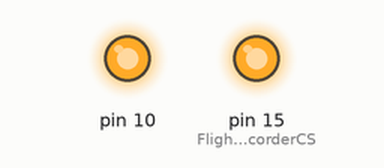
Simulated run of this sketch. Board: Arduino Uno, built with avr-gcc and run on an emulated ATmega328P. On the bench: output pins drawn as LEDs (lit = HIGH). What the sketch prints to the serial monitor is not drawn.

Above: at 0.1 s.
Timing chart, 0 to 6.2 s (numbered marks = the images above):
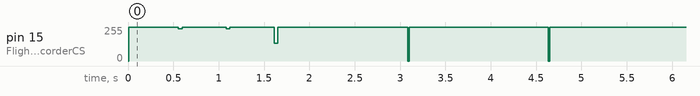

The sketch:

v0.3.1_Base.ino
```cpp
#include <SPI.h>

#define FlightRecorderCS 15

uint8_t data[256];
uint8_t str[] = {72 ,101 ,108 ,108 ,111 ,119 ,44 ,32 ,109 ,121 ,32 ,108 ,105 ,116 ,116 ,108 ,101 ,32 ,112 ,111 ,110 ,121 ,32};
uint32_t timeFromStart;

union fourbyte {
  uint32_t dword;
  uint8_t  bytes[4];
};

int page = 0, offSet = 0;

union fourbyte val;

void setup(){
  pinMode(FlightRecorderCS, OUTPUT);
  Serial.begin(9600);
  Serial.println("Start:");
  SPI.begin();

  W25Q_Write_Page(0, 0, sizeof(str), str);
  W25Q_Write_Page(1, 0, sizeof(str), str);
  W25Q_Write_Page(2, 0, sizeof(str), str);
  for(int j = 0; j < 3; j++){
    W25Q_Read (j,0, 256, data);
    for(int i = 0; i<100; i++){
      Serial.print("data[");
      Serial.print(i);
      Serial.print("]: ");
      if(data[i]<127){
        Serial.print((char)data[i]);
      }
      else{
        Serial.print('-');
      }
      Serial.println(" ;");
    }
  }


}


void loop(){
  /*
  if (millis() - timeFromStart >= 500){
    timeFromStart = millis();
    val.dword = timeFromStart;
    W25Q_Write_Page(page, offSet, sizeof(str), str);
    offSet = offSet + 23;
    if (offSet > 240){
      page++;
      offSet = 0;
    }


    Serial.print(val.bytes[0], HEX);
    Serial.print("  ");
    Serial.print(val.bytes[1], HEX);
    Serial.print("  ");
    Serial.print(val.bytes[2], HEX);
    Serial.print("  ");
    Serial.print(val.bytes[3], HEX);
    Serial.print("  ");
    Serial.print(val.dword, DEC);
    Serial.print("  ");
    Serial.print(page, HEX);
    Serial.print("  ");
    Serial.print(offSet, DEC);
    Serial.print("  ");
    Serial.println(timeFromStart);
  }
  */
}

void W25Q_Reset(void){
  uint8_t tData[2];
  tData[0] = 0x66;  // Comand: "Enable Reset"
  tData[1] = 0x99;  // Comand: "Reset"
  SPISettings mySet(100000, MSBFIRST, SPI_MODE0);
  SPI.beginTransaction(mySet);
  digitalWrite(FlightRecorderCS, 0);
  SPI.transfer(tData, 2);
  digitalWrite(FlightRecorderCS, 1);
  SPI.endTransaction();
  delay(200);
}


// startPage is the page number where we want to start the Read fro. It can vary between 0 to 16383 (NUM_BLOCKS*256)-1. NUM_BLOCKS = 64.
// offset is the offset in the start page. It can vary between 0 to 255, since there are 256 bytes in a page.
// size is the amount of data we want to read (in Bytes).
// rData is the pointer to the array where the received data will be stored.
void W25Q_Read (uint32_t startPage, uint8_t offset, uint32_t size, uint8_t *rData){
  uint8_t tData[4];
  uint32_t memAddr = (startPage*256) + offset;
  tData[0] = 0x03;                // enable Read
  tData[1] = (memAddr>>16)&0xFF;  // MSB of the memory Address. ">> 16" выделяет 1 байт
  tData[2] = (memAddr>>8)&0xFF;
  tData[3] = (memAddr)&0xFF;      // LSB of the memory Address
  SPISettings mySet(100000, MSBFIRST, SPI_MODE0);
  SPI.beginTransaction(mySet);
  digitalWrite(FlightRecorderCS, 0);
  SPI.transfer(tData, 4);
  for (uint32_t i=0; i<size; i++) {
    rData[i] = SPI.transfer(0);
  }
  digitalWrite(FlightRecorderCS, 1);
  SPI.endTransaction();
  delay(5);
}


void W25Q_WriteEnable(void){
  uint8_t tData = 0x06;
  SPISettings mySet(100000, MSBFIRST, SPI_MODE0);
  SPI.beginTransaction(mySet);
  digitalWrite(FlightRecorderCS, 0);
  SPI.transfer(tData);
  digitalWrite(FlightRecorderCS, 1);
  SPI.endTransaction();
  delay(5);
}


void W25Q_WriteDisable(void){
  uint8_t tData = 0x04;
  SPISettings mySet(100000, MSBFIRST, SPI_MODE0);
  SPI.beginTransaction(mySet);
  digitalWrite(FlightRecorderCS, 0);
  SPI.transfer(tData);
  digitalWrite(FlightRecorderCS, 1);
  SPI.endTransaction();
  delay(5);
}

// sector = 4 KB or 16 pages
void W25Q_Erase_Sector (uint16_t numsector){
  uint8_t tData[4];
  uint32_t memAddr = numsector*16*256;   // Each sector contains 16 pages * 256 bytes
  W25Q_WriteEnable();
  tData[0] = 0x20;  // Erase sector
  tData[1] = (memAddr>>16)&0xFF;  // MSB of the memory Address
  tData[2] = (memAddr>>8)&0xFF;
  tData[3] = (memAddr)&0xFF; // LSB of the memory Address
  SPISettings mySet(100000, MSBFIRST, SPI_MODE0);
  SPI.beginTransaction(mySet);
  digitalWrite(FlightRecorderCS, 0);
  SPI.transfer(tData, 4);
  digitalWrite(FlightRecorderCS, 1);
  SPI.endTransaction();
  delay(500);
  W25Q_WriteDisable();
}


uint32_t bytestowrite (uint32_t size, uint16_t offset)
{
  if ((size+offset)<256) return size;
  else return 256-offset;
}

// page is the start page, where the write will start from.
// offset is the offset on the first page. This can vary between 0 to 255.
// size is the size of data we want to write.
// data is the pointer to the data that we want to write.
void W25Q_Write_Page (uint32_t page, uint16_t offset, uint32_t size, uint8_t *data){
  uint8_t tData[266];
  uint32_t startPage = page;
  uint32_t endPage  = startPage + ((size+offset-1)/256);
  uint32_t numPages = endPage-startPage+1;
  // Erase the sectors
  uint16_t startSector  = startPage/16;
  uint16_t endSector  = endPage/16;
  uint16_t numSectors = endSector-startSector+1;
  for (uint16_t i=0; i<numSectors; i++){
    W25Q_Erase_Sector(startSector++);
  }

  uint32_t dataPosition = 0;
  // write the data
  for (uint32_t i=0; i<numPages; i++){
    uint32_t memAddr = (startPage*256)+offset;
    uint16_t bytesremaining  = bytestowrite(size, offset);
    W25Q_WriteEnable();
    uint32_t indx = 0;
    tData[0] = 0x02;  // page program
    tData[1] = (memAddr>>16)&0xFF;  // MSB of the memory Address
    tData[2] = (memAddr>>8)&0xFF;
    tData[3] = (memAddr)&0xFF; // LSB of the memory Address
    indx = 4;
    uint16_t bytestosend  = bytesremaining + indx;
    for (uint16_t i=0; i<bytesremaining; i++){
      tData[indx++] = data[i+dataPosition];
    }
    SPISettings mySet(100000, MSBFIRST, SPI_MODE0);
    SPI.beginTransaction(mySet);
    digitalWrite(FlightRecorderCS, 0);
    SPI.transfer(tData, bytestosend);
    digitalWrite(FlightRecorderCS, 1);
    SPI.endTransaction();
    startPage++;
    offset = 0;
    size = size-bytesremaining;
    dataPosition = dataPosition+bytesremaining;
    delay(5);
    W25Q_WriteDisable();
  }
}
```
